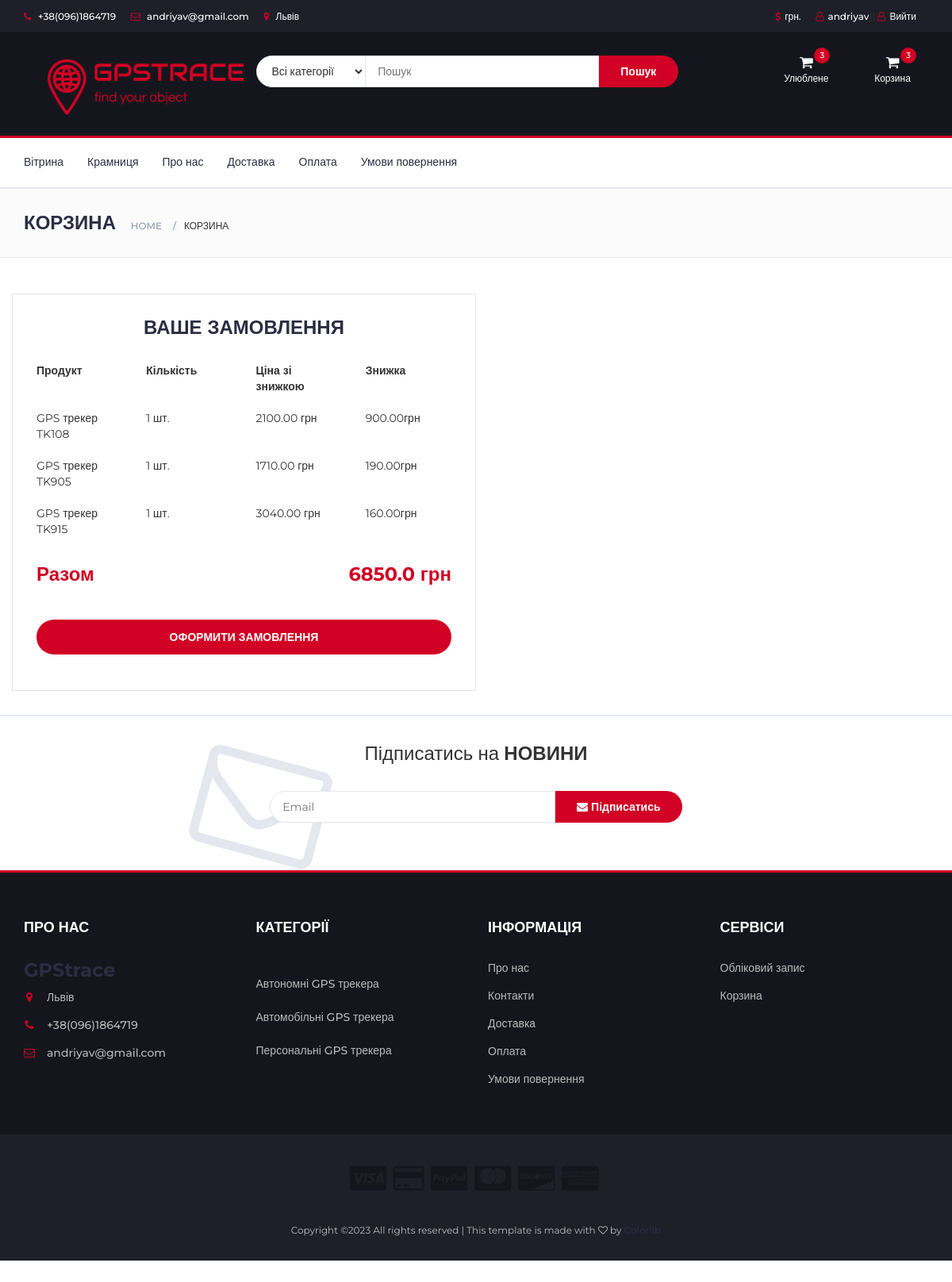
Before: /cart (signed in) with the older database file.
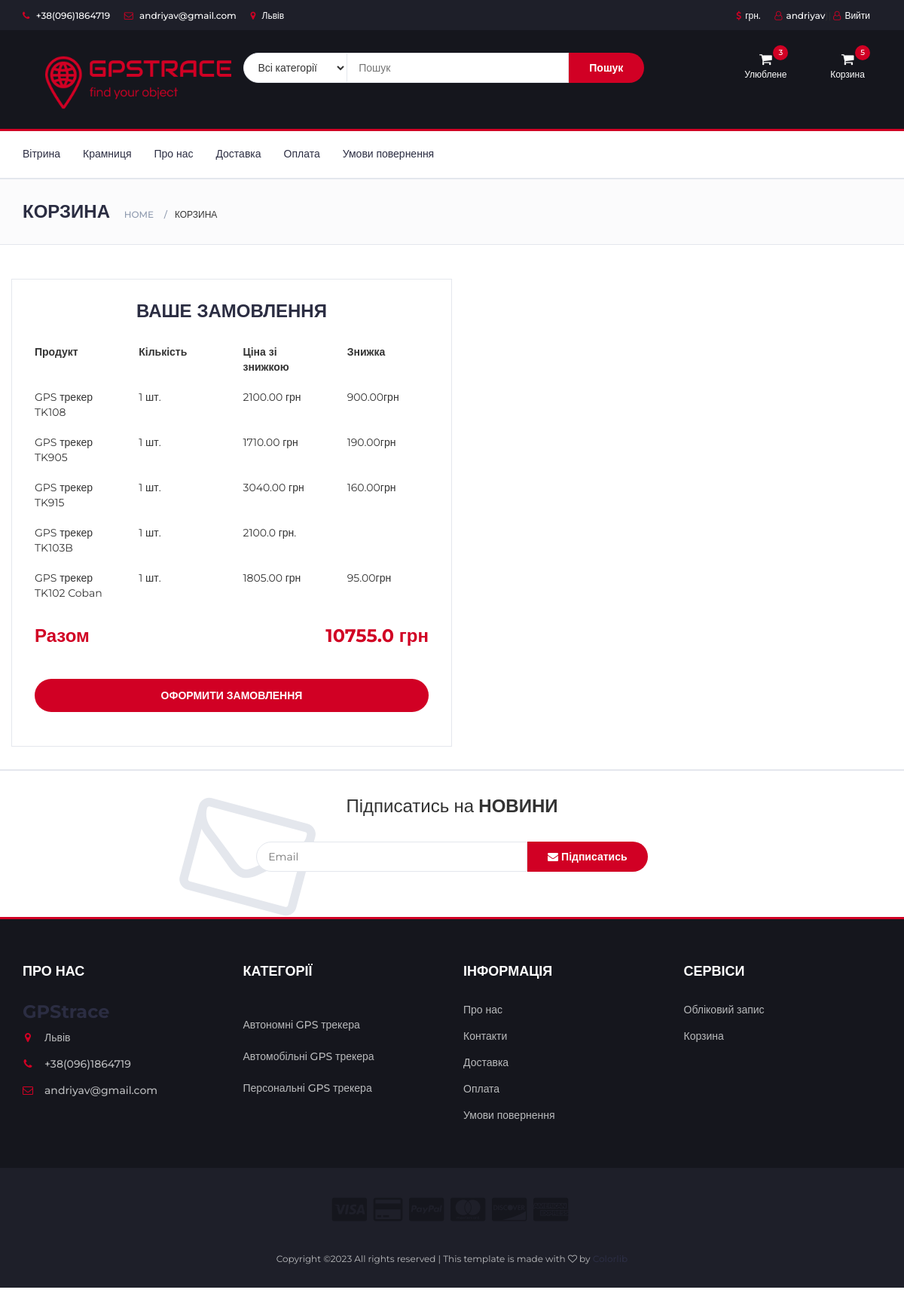
After: the same page with the newer database file.
### account/models.py (models this page shows, shortened)
class UserBase(AbstractBaseUser, PermissionsMixin):
    email = models.EmailField(_('Електронна адреса'), unique=True)
    user_name = models.CharField(max_length=150, unique=True)
    first_name = models.CharField(max_length=150, blank=True)
    about = models.TextField(_(
        'about'), max_length=500, blank=True)
    phone_number = models.CharField(max_length=15, blank=True)
    postcode = models.CharField(max_length=12, blank=True)
    address_line_1 = models.CharField(max_length=150, blank=True)
    address_line_2 = models.CharField(max_length=150, blank=True)
    town_city = models.CharField(max_length=150, blank=True)
    is_active = models.BooleanField(default=False)
    is_staff = models.BooleanField(default=False)
    created = models.DateTimeField(auto_now_add=True)
    updated = models.DateTimeField(auto_now=True)
    objects = CustomAccountManager()
    USERNAME_FIELD = 'email'
    REQUIRED_FIELDS = ['user_name']

### store/models.py (models this page shows, shortened)
class Order(models.Model):
    user = models.ForeignKey(settings.AUTH_USER_MODEL,
                             on_delete=models.CASCADE, null=True, blank=True)
    items = models.ManyToManyField(OrderItem)
    start_date = models.DateTimeField(auto_now_add=True)
    ordered_date = models.DateTimeField()
    ordered = models.BooleanField(default=False)
    ordered_date = models.DateTimeField(null=True)
    first_name = models.CharField(max_length=200,  blank=True, null=True)
    last_name = models.CharField(max_length=200, null=True)
    email = models.CharField(max_length=200, null=True)
    street_address = models.CharField(max_length=200, null=True)
    city = models.CharField(max_length=200, null=True)
    index = models.CharField(max_length=200, null=True)
    phone = models.CharField(max_length=200, null=True)
    first_name_np = models.CharField(max_length=200, blank=True, null=True)
    last_name_np = models.CharField(max_length=200, null=True)
    phone_np = models.CharField(max_length=200, null=True)
    city_np = models.CharField(max_length=200, null=True)
    address_np = models.CharField(max_length=200, null=True)
    order_notes = models.TextField(max_length=5000, null=True, blank=True)
    def get_total(self):
        total = 0
        for order_item in self.items.all():
            total += order_item.get_final_price()
        return total

class OrderItem(models.Model):
    user = models.ForeignKey(settings.AUTH_USER_MODEL,
                             on_delete=models.CASCADE, null=True, blank=True)
    ordered = models.BooleanField(default=False)
    item = models.ForeignKey(Item, on_delete=models.CASCADE)
    quantity = models.IntegerField(default=1)
    def get_total_item_price(self):
        if self.item.discount:
            return self.quantity * (self.item.price - (self.item.price * (self.item.discount / 100)))
        else:
            return self.quantity * self.item.price
    def get_final_price(self):
        return self.get_total_item_price()

class Item(models.Model):
    title = models.CharField(max_length=100, null=True, verbose_name='Назва товару')
    slug = models.SlugField(max_length=100, unique=True, db_index=True, null=True)
    photo = models.ImageField(upload_to='img', null=True)
    price = models.FloatField(blank=True, null=True, verbose_name='Ціна товару')
    discount = models.IntegerField(blank=True, null=True, verbose_name='Знижка у %')
    short_description = models.TextField(max_length=5000, null=True, blank=True, verbose_name='Короткий опис')
    description = models.TextField(max_length=5000, null=True, blank=True, verbose_name='Опис')
    details = models.TextField(max_length=5000, null=True, blank=True, verbose_name='Деталі')
    label = models.CharField(choices=LABEL_CHOICES, max_length=20, null=True, blank=True, verbose_name='Акційна мітка')
    battery = models.IntegerField(choices=BATTERY_CHOICES, null=True, blank=True,
                               verbose_name='Ємність акумуляторної батареї')
    cat = models.ForeignKey('Category', on_delete=models.PROTECT, null=True)
    quantity = models.IntegerField(default=1)
    def discount_price_calculation(self):
        self.discount_price = self.price - (self.price * (self.discount / 100))
        return self.discount_price
    def discount_save_calculation(self):
        self.discount_save = self.price - self.discount_price
        return self.discount_save

class Category(models.Model):
    name = models.CharField(max_length=100, db_index=True, verbose_name='Категорія')
    slug = models.SlugField(max_length=255, unique=True, db_index=True, verbose_name='URL', null=True)
    def get_absolute_url(self):
        return reverse('category', kwargs={'cat_slug': self.slug})

### store/views.py (the view)
# urls.py: path('cart', CartView.as_view(), name='cart'),
class CartView(LoginRequiredMixin, ListView):
    login_url = '/account/login/'
    redirect_field_name = 'cart'
    def get(self, *args, **kwargs):
        try:
            order = Order.objects.get(user=self.request.user, ordered=False)
            context = {
                'object': order
            }
            return render(self.request, 'store/cart.html', context)
        except ObjectDoesNotExist:
            messages.warning(self.request, "У Вас не має активних замовлень")
            return redirect("/")

### store/templates/store/cart.html (shortened to what this page needs)
<!DOCTYPE html>
{% load static %}
<html lang="en">
	<head>
 		<link type="text/css" rel="stylesheet" href="{% static 'css/bootstrap.min.css' %}"/>
 		<link type="text/css" rel="stylesheet" href="{% static 'css/slick.css' %}"/>
 		<link type="text/css" rel="stylesheet" href="{% static 'css/slick-theme.css' %}"/>
 		<link type="text/css" rel="stylesheet" href="{% static 'css/nouislider.min.css' %}"/>
 		<link rel="stylesheet" href="{% static 'css/font-awesome.min.css' %}">
 		<link type="text/css" rel="stylesheet" href="{% static 'css/style.css' %}"/>
    </head>
	<body>
{% include "store/navbar.html" %}
		<div id="breadcrumb" class="section">
			<div class="container">
				<div class="row">
					<div class="col-md-10">
						<h3 class="breadcrumb-header">Корзина</h3>
						<ul class="breadcrumb-tree">
							<li><a href="#">Home</a></li>
							<li class="active">Корзина</li>
						</ul>
					</div>
				</div>
			</div>
		</div>
		<div class="section">
			<div class="container">
				<div class="row">
                       {% if object.items.all %}
					<div class="col-md-6 order-details">
						<div class="section-title text-center" align="left">
							<h3 class="title">Ваше замовлення</h3>
						</div>
						<div class="order-summary">
							<div class="row">
							<div class="col-sm-3"><strong>Продукт</strong></div>
							<div class="col-sm-3"><strong>Кількість</strong></div>
							<div class="col-sm-3"><strong>Ціна зі знижкою</strong></div>
							<div class="col-sm-3"><strong>Знижка</strong></div>
							</div>
							{% for order_item in object.items.all %}
							<div class="row">
								<br>
								<div class="col-sm-3">{{order_item.item.title}}</div>
								<div class="col-sm-3">{{order_item.quantity}} шт.</div>
									{% if order_item.item.discount %}
								<div class="col-sm-3">
									{{order_item.item.discount_price_calculation | floatformat:2}} грн</div>
									{% else %}
									<div class="col-sm-3">
									{{order_item.item.price}} грн.</div>
									{% endif %}
									{% if order_item.item.discount %}
								<div class="col-sm-3">{{ order_item.item.discount_save_calculation | floatformat:2 }}грн</div>
									{% endif %}
							</div>
							{% endfor %}
							<br>
							<div class="order-col">
								<div class="order-total"><strong>Разом</strong></div>
								<div><strong class="order-total">{{object.get_total|floatformat:1}} грн</strong></div>
							</div>
						<a href="{% url 'checkout' %}" class="primary-btn order-submit">Оформити замовлення</a>
					</div>
				</div>
			</div>
		</div>
	{% else %}
	<h3> Ваша корзина пуста </h3>
	{% endif %}
			</body>
</html>
{% include "store/footer.html" %}

### store/templates/store/navbar.html (shortened to what this page needs)
{% load static %}
{% load store_tags %}
 <html lang="en">
    <head>
<link type="text/css" rel="stylesheet" href="{% static 'css/bootstrap.min.css' %}"/>
<link type="text/css" rel="stylesheet" href="{% static 'css/slick.css' %}"/>
<link type="text/css" rel="stylesheet" href="{% static 'css/slick-theme.css' %}"/>
<link type="text/css" rel="stylesheet" href="{% static 'css/nouislider.min.css' %}"/>
<link rel="stylesheet" href="{% static 'css/font-awesome.min.css' %}">
<link type="text/css" rel="stylesheet" href="{% static 'css/style.css' %}"/>
<header>
    <div id="top-header">
        <div class="container">
            <ul class="header-links pull-left">
                <li><a href="#"><i class="fa fa-phone"></i> +38(096)1864719</a></li>
                <li><a href="#"><i class="fa fa-envelope-o"></i> andriyav@gmail.com</a></li>
                <li><a href="#"><i class="fa fa-map-marker"></i> Львів</a></li>
            </ul>
            <ul class="header-links pull-right">
                <li><a href="#"><i class="fa fa-dollar"></i>грн.</a></li>
                {% if request.user.is_authenticated %}
                <li><a href="{% url "account:dashboard" %}"><i class="fa fa-user-o"></i>{{ user.user_name }}</a>}|
                    <a href="{% url 'logout'  %}"><i class="fa fa-user-o"></i>Вийти</li>
                {% else %}
                <li><a href="{% url "account:login" %}"><i class="fa fa-user-o"></i>Обліковий запис</a></li>
                {% endif %}
            </ul>
        </div>
    </div>
    <div id="header">
        <div class="container">
            <div class="row">
                <div class="col-md-3">
                    <div class="header-logo">
                        <a href="{% url 'home' %}" class="logo">
                            <img src="{% static './img/logo.png' %}" alt="">
                        </a>
                    </div>
                </div>
                    <div class="col-md-6">
                    <div class="header-search">
                        <form action="{% url 'search' %}" method="get">
                            <select class="input-select" name="drop" onchange="javascript:
									if(this.value != '0') this.form.submit();">
                                <option value="" >Всі категорії</option>
                            </select>
                            <input class="input" type="text" name="q" placeholder="Пошук">
                            <button class="search-btn">Пошук</button>
                        </form>
                    </div>
                </div>
                <div class="col-md-3 clearfix">
                    <div class="header-ctn">
                        <div class="dropdown">
                            <a class="dropdown-toggle" data-toggle="dropdown" aria-expanded="true">
                                <i class="fa fa-shopping-cart"></i>
                                <span>Улюблене</span>
                                <div class="qty">{{ request.user|favorite_item_count }}</div>
                            </a>
                        </div>
                        <div class="dropdown">
                            <a class="dropdown-toggle" data-toggle="dropdown" aria-expanded="true">
                                <i class="fa fa-shopping-cart"></i>
                                <span>Корзина</span>
                                {% if user.is_authenticated %}
                                <div class="qty">{{ request.user|cart_item_count }}</div>
                                {% endif %}
                        </div>
                    </div>
                </div>
            </div>
</header>
<nav id="navigation">
    <div class="container">
        <div id="responsive-nav">
            <ul class="main-nav nav navbar-nav">
                <li><a href="{% url 'home' %}">Вітрина</a></li>
                <li><a href="{% url 'index' %}">Крамниця</a></li>
                <li><a href="{% url 'about' %}">Про нас</a></li>
                <li><a href="{% url 'delivery' %}">Доставка</a></li>
                <li><a href="{% url 'payment' %}">Оплата</a></li>
                <li><a href="{% url 'return_terms' %}">Умови повернення</a></li>
            </ul>
        </div>
    </div>
</nav>

### store/templates/store/list_categories.html
{% load static %}
<ul class="main-nav nav-pills nav-stacked">
    {% for c in cats %}
    <div><br></div>
    <li><a href="{{c.get_absolute_url}}">{{c.name}}</a></li>
    {% endfor %}
</ul>

Changed rows visible on the page:
changed UserBase "andriyav": user|cart_item_count "3" → "5"
added OrderItem: item "GPS трекер TK103B", quantity "1", item.price "2100.0"
added OrderItem: item "GPS трекер TK102 Coban", quantity "1", item.discount_price_calculation "1805.00", item.discount_save_calculation "95.00"
computed for Order: get_total "6850.0" → "10755.0"
